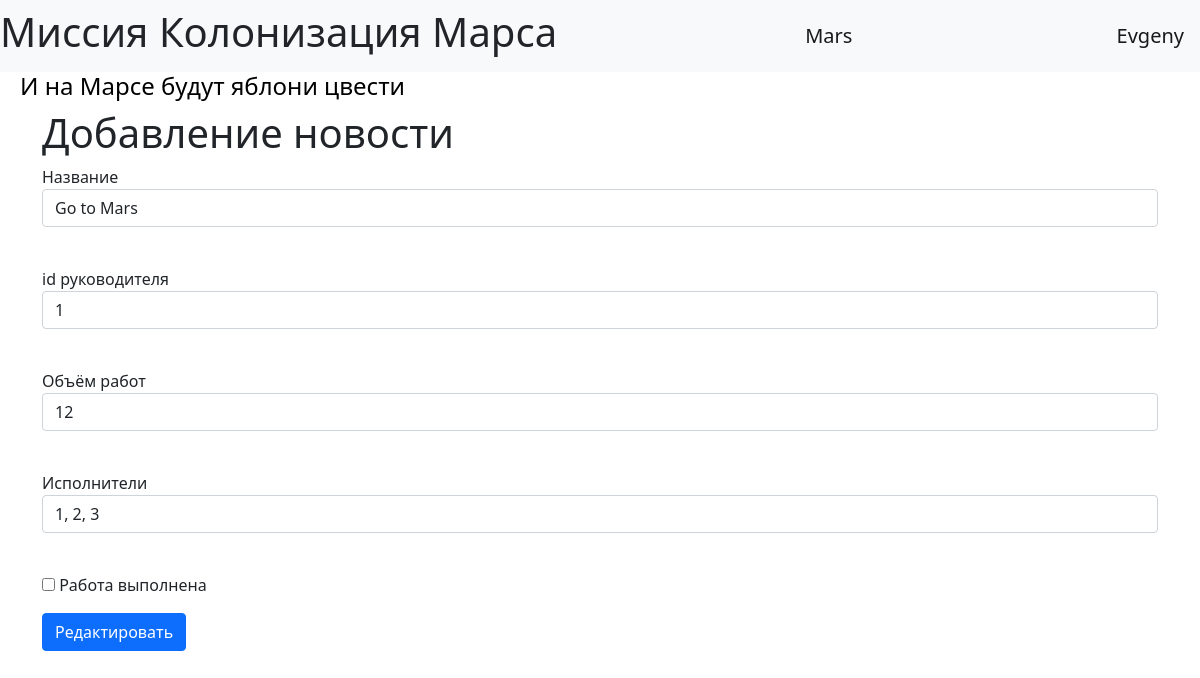
/jobs/1 (signed in), run on the app's committed database.
### data/users.py (models this page shows, shortened)
class User(SqlAlchemyBase, UserMixin, SerializerMixin):
    __tablename__ = 'users'
    id = sqlalchemy.Column(sqlalchemy.Integer, primary_key=True, autoincrement=True)
    surname = sqlalchemy.Column(sqlalchemy.String, nullable=False)
    name = sqlalchemy.Column(sqlalchemy.String, nullable=False)
    age = sqlalchemy.Column(sqlalchemy.Integer, nullable=False)
    position = sqlalchemy.Column(sqlalchemy.String)
    speciality = sqlalchemy.Column(sqlalchemy.String, nullable=False)
    address = sqlalchemy.Column(sqlalchemy.String, nullable=False)
    email = sqlalchemy.Column(sqlalchemy.String, nullable=False, unique=True)
    city_from = sqlalchemy.Column(sqlalchemy.String)
    hashed_password = sqlalchemy.Column(sqlalchemy.String, nullable=True)
    modified_date = sqlalchemy.Column(sqlalchemy.DateTime, default=datetime.datetime.now)
    jobs = orm.relationship("Jobs", back_populates='user')
    departament = orm.relationship("Department", back_populates='user')

### data/jobs.py (models this page shows)
class Jobs(SqlAlchemyBase, SerializerMixin):
    __tablename__ = 'jobs'
    id = sqlalchemy.Column(sqlalchemy.Integer, primary_key=True, autoincrement=True)
    team_leader = sqlalchemy.Column(sqlalchemy.Integer, sqlalchemy.ForeignKey('users.id'))
    job = sqlalchemy.Column(sqlalchemy.String, nullable=False)
    work_size = sqlalchemy.Column(sqlalchemy.Integer, nullable=False)
    collaborators = sqlalchemy.Column(sqlalchemy.String)
    start_date = sqlalchemy.Column(sqlalchemy.DateTime)
    end_date = sqlalchemy.Column(sqlalchemy.DateTime)
    is_finished = sqlalchemy.Column(sqlalchemy.Boolean, default=False)
    user = orm.relationship('User')

### main.py (the view, shortened to what this page needs)
@app.route('/jobs/<int:id_jobs>', methods=['GET', 'POST'])
def edit_job(id_jobs):
    form = JobsForm()
    if request.method == 'GET':
        db_sess = db_session.create_session()
        job = db_sess.query(Jobs).filter(Jobs.id == id_jobs,
                                         or_(Jobs.team_leader == current_user.id, current_user.id == 1)).first()
        if job:
            form.job.data = job.job
            form.team_leader.data = job.team_leader
            form.collaborators.data = job.collaborators
            form.is_finished.data = job.is_finished
            form.work_size.data = job.work_size
            form.submit.label.text = 'Редактировать'
        else:
            abort(404)
    return render_template('jobs.html', title='Edit job', form=form)

### forms/jobs.py
class JobsForm(FlaskForm):
    job = StringField('Название', validators=[DataRequired()])
    team_leader = IntegerField("id руководителя", validators=[DataRequired()])
    work_size = IntegerField("Объём работ", validators=[DataRequired()])
    collaborators = StringField('Исполнители', validators=[DataRequired()])
    is_finished = BooleanField('Работа выполнена')
    submit = SubmitField('Создать')

### data/db_session.py (called while the page is built)
def create_session() -> Session:
    global __factory
    return __factory()

### main.py (called while the page is built)
@login_manager.user_loader
def load_user(user_id):
    db_sess = db_session.create_session()
    return db_sess.query(User).get(user_id)

### templates/jobs.html (shortened to what this page needs)
{% extends "base.html" %}
{% block content %}
<h1>Добавление новости</h1>
<form action="" method="post">
    <p>
        {{ form.job.label }}<br>
        {{ form.job(class="form-control") }}<br>
    </p>
    <p>
        {{ form.team_leader.label }}<br>
        {{ form.team_leader(class="form-control") }}<br>
    </p>
     <p>
        {{ form.work_size.label }}<br>
        {{ form.work_size(class="form-control") }}<br>
    </p>
    <p>
        {{ form.collaborators.label }}<br>
        {{ form.collaborators(class="form-control") }}<br>
    </p>
    <p>{{ form.is_finished() }} {{ form.is_finished.label }}</p>
    <p>{{ form.submit(type="submit", class="btn btn-primary") }}</p>
</form>
{% endblock %}

### templates/base.html (shortened to what this page needs)
<!doctype html>
<html lang="en">
<head>
                    <link href="https://cdn.jsdelivr.net/npm/bootstrap@5.0.2/dist/css/bootstrap.min.css" rel="stylesheet">
    <link rel="stylesheet" href="../static/css/style.css">
</head>
<body>
<header>
    <nav class="navbar navbar-light bg-light">
        <h1>Миссия Колонизация Марса</h1>
        <a class="navbar-brand" href="#">Mars</a>
        {% if current_user.is_authenticated %}
            <a class="navbar-brand" href="/logout">{{ current_user.name }}</a>
        {% else %}
        <p>
            <a class="btn btn-primary " href="/register">Зарегистрироваться</a>
            <a class="btn btn-success" href="/login">Войти</a>
        </p>
        {% endif %}
    </nav>
    <h4>И на Марсе будут яблони цвести</h4>
</header>
<main role="main" class="container">
    {% block content %}{% endblock %}
</main>
</body>
</html>

### static/css/style.css (style rules this page uses)
h4 { padding-left: 20px; color: #000000; }

### data on the page
User: name "Evgeny"
Jobs: job "Go to Mars", team_leader "1", work_size "12", collaborators "1, 2, 3"
